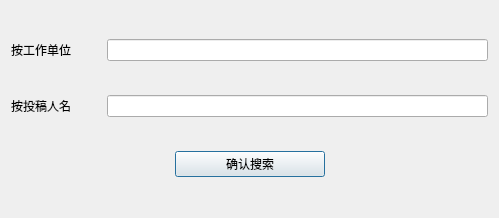
<?xml version="1.0" encoding="UTF-8"?>
<ui version="4.0">
 <class>DSearchContributor</class>
 <widget class="QDialog" name="DSearchContributor">
  <property name="geometry">
   <rect>
    <x>0</x>
    <y>0</y>
    <width>499</width>
    <height>218</height>
   </rect>
  </property>
  <property name="windowTitle">
   <string>搜索投稿人</string>
  </property>
  <layout class="QVBoxLayout" name="verticalLayout">
   <item>
    <layout class="QHBoxLayout" name="horizontalLayout">
     <item>
      <widget class="QLabel" name="label_unit">
       <property name="minimumSize">
        <size>
         <width>90</width>
         <height>0</height>
        </size>
       </property>
       <property name="text">
        <string>按工作单位</string>
       </property>
      </widget>
     </item>
     <item>
      <widget class="QLineEdit" name="line_unit"/>
     </item>
    </layout>
   </item>
   <item>
    <layout class="QHBoxLayout" name="horizontalLayout_2">
     <item>
      <widget class="QLabel" name="label_name">
       <property name="minimumSize">
        <size>
         <width>90</width>
         <height>0</height>
        </size>
       </property>
       <property name="text">
        <string>按投稿人名</string>
       </property>
      </widget>
     </item>
     <item>
      <widget class="QLineEdit" name="line_name"/>
     </item>
    </layout>
   </item>
   <item>
    <layout class="QHBoxLayout" name="horizontalLayout_4">
     <item>
      <spacer name="horizontalSpacer">
       <property name="orientation">
        <enum>Qt::Horizontal</enum>
       </property>
       <property name="sizeHint" stdset="0">
        <size>
         <width>40</width>
         <height>20</height>
        </size>
       </property>
      </spacer>
     </item>
     <item>
      <widget class="QPushButton" name="btn_confirm">
       <property name="minimumSize">
        <size>
         <width>150</width>
         <height>0</height>
        </size>
       </property>
       <property name="text">
        <string>确认搜索</string>
       </property>
       <property name="icon">
        <iconset resource="MainWin.qrc">
         <normaloff>:/Icon/Resources/图标/accept_approve_comfirm_ok_tick_yes.png</normaloff>:/Icon/Resources/图标/accept_approve_comfirm_ok_tick_yes.png</iconset>
       </property>
      </widget>
     </item>
     <item>
      <spacer name="horizontalSpacer_2">
       <property name="orientation">
        <enum>Qt::Horizontal</enum>
       </property>
       <property name="sizeHint" stdset="0">
        <size>
         <width>40</width>
         <height>20</height>
        </size>
       </property>
      </spacer>
     </item>
    </layout>
   </item>
  </layout>
 </widget>
 <layoutdefault spacing="6" margin="11"/>
 <resources>
  <include location="MainWin.qrc"/>
 </resources>
 <connections/>
</ui>
